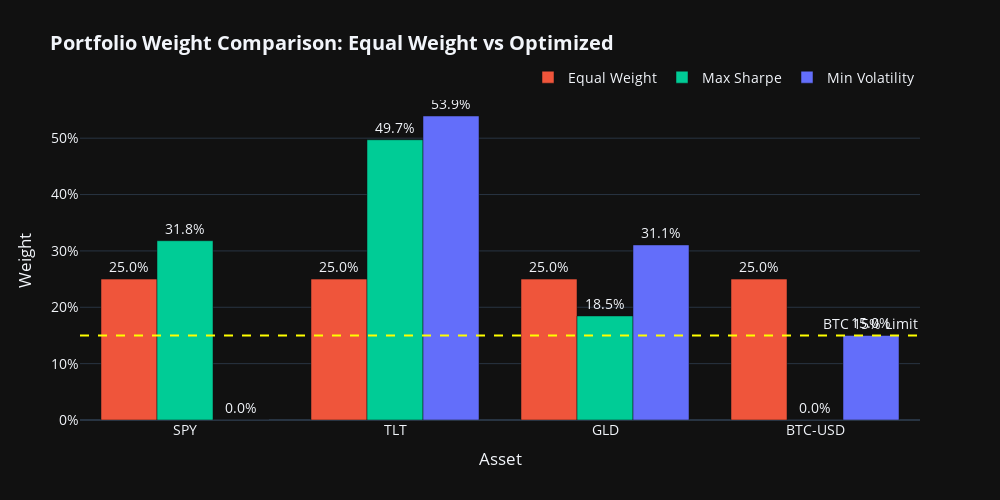

Notebook source saved alongside this figure:
### Markdown cell above
## 6. Weight Comparison Analysis

### Code cell
# Bar chart comparing portfolio weights
fig = go.Figure()

colors = {'Equal Weight': '#EF553B', 'Max Sharpe': '#00CC96', 'Min Volatility': '#636EFA'}

for portfolio_name, weights in [('Equal Weight', ew_portfolio['weights']),
                                  ('Max Sharpe', msr_portfolio['weights']),
                                  ('Min Volatility', min_vol_portfolio['weights'])]:
    fig.add_trace(go.Bar(
        name=portfolio_name,
        x=TICKERS,
        y=[weights[t] for t in TICKERS],
        marker_color=colors[portfolio_name],
        text=[f"{weights[t]:.1%}" for t in TICKERS],
        textposition='outside'
    ))

# Add 15% constraint line for BTC
fig.add_hline(y=0.15, line_dash="dash", line_color="yellow", 
              annotation_text="BTC 15% Limit", annotation_position="top right")

fig.update_layout(
    title='<b>Portfolio Weight Comparison: Equal Weight vs Optimized</b>',
    xaxis_title='Asset',
    yaxis_title='Weight',
    barmode='group',
    template='plotly_dark',
    font=dict(size=14),
    yaxis_tickformat='.0%',
    legend=dict(orientation='h', yanchor='bottom', y=1.02, xanchor='right', x=1),
    width=1000,
    height=500
)

fig.show()

### Figure 1 — Plotly figure (JSON) as saved in the notebook; plotly's stock layout.template omitted (floating-point values rounded to 4 significant figures)
{"data": [{"marker": {"color": "#EF553B"}, "name": "Equal Weight", "text": ["25.0%", "25.0%", "25.0%", "25.0%"], "textposition": "outside", "type": "bar", "x": ["SPY", "TLT", "GLD", "BTC-USD"], "y": [0.25, 0.25, 0.25, 0.25]}, {"marker": {"color": "#00CC96"}, "name": "Max Sharpe", "text": ["31.8%", "49.7%", "18.5%", "0.0%"], "textposition": "outside", "type": "bar", "x": ["SPY", "TLT", "GLD", "BTC-USD"], "y": [0.3181, 0.4973, 0.1846, 0.0]}, {"marker": {"color": "#636EFA"}, "name": "Min Volatility", "text": ["0.0%", "53.9%", "31.1%", "15.0%"], "textposition": "outside", "type": "bar", "x": ["SPY", "TLT", "GLD", "BTC-USD"], "y": [1.751e-17, 0.5394, 0.3106, 0.15]}], "layout": {"annotations": [{"showarrow": false, "text": "BTC 15% Limit", "x": 1, "xanchor": "right", "xref": "x domain", "y": 0.15, "yanchor": "bottom", "yref": "y"}], "barmode": "group", "font": {"size": 14}, "height": 500, "legend": {"orientation": "h", "x": 1, "xanchor": "right", "y": 1.02, "yanchor": "bottom"}, "shapes": [{"line": {"color": "yellow", "dash": "dash"}, "type": "line", "x0": 0, "x1": 1, "xref": "x domain", "y0": 0.15, "y1": 0.15, "yref": "y"}], "title": {"text": "<b>Portfolio Weight Comparison: Equal Weight vs Optimized</b>"}, "width": 1000, "xaxis": {"title": {"text": "Asset"}}, "yaxis": {"tickformat": ".0%", "title": {"text": "Weight"}}}}
